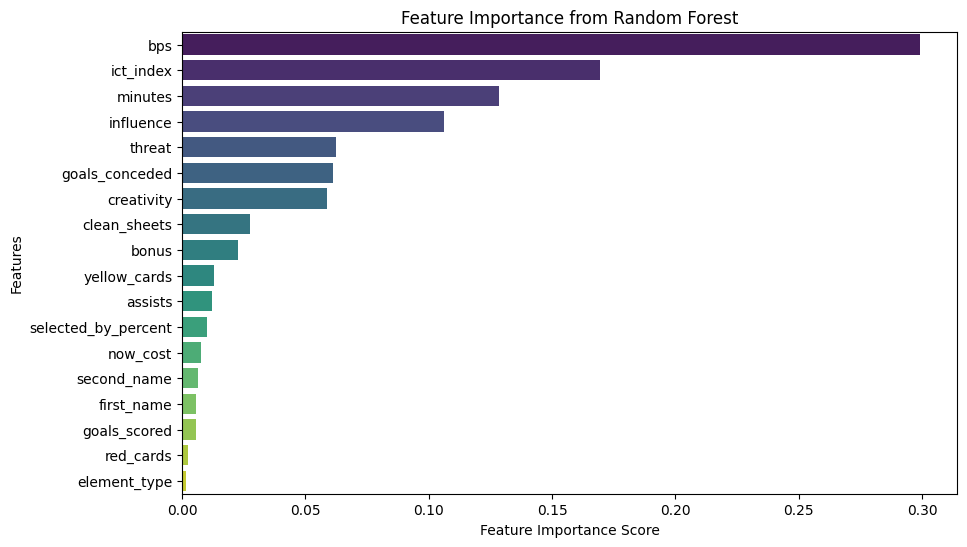

Here is the Python script that generated this plot:
import pandas as pd
from sklearn.model_selection import train_test_split
from sklearn.preprocessing import StandardScaler, LabelEncoder
from sklearn.ensemble import RandomForestClassifier
from sklearn.metrics import accuracy_score, precision_score, recall_score, f1_score, roc_auc_score, classification_report, confusion_matrix
import xgboost as xgb
import optuna
import matplotlib.pyplot as plt
import seaborn as sns
import joblib

# Load dataset
data = pd.read_csv("Models/fpl_players.csv")

# Preprocessing: Drop missing values
data.dropna(inplace=True)

# Encode categorical features
label_encoders = {}
categorical_features = data.select_dtypes(include=['object']).columns
for col in categorical_features:
    le = LabelEncoder()
    data[col] = le.fit_transform(data[col])
    label_encoders[col] = le

# Define target variable (binary classification: high vs. low performer)
median_points = data['total_points'].median()
data['high_performer'] = (data['total_points'] >= median_points).astype(int)

# Select features
features = [col for col in data.columns if col not in ['total_points', 'high_performer']]
X = data[features]
y = data['high_performer']

# Standardize numerical features
scaler = StandardScaler()
X_scaled = scaler.fit_transform(X)

# Split dataset
X_train, X_test, y_train, y_test = train_test_split(X_scaled, y, test_size=0.2, random_state=42)

# 🔍 Feature Importance using Random Forest
rf = RandomForestClassifier(n_estimators=100, random_state=42)
rf.fit(X_train, y_train)
feature_importances = pd.Series(rf.feature_importances_, index=features).sort_values(ascending=False)

# Plot Feature Importance
plt.figure(figsize=(10, 6))
sns.barplot(x=feature_importances.values, y=feature_importances.index, palette="viridis")
plt.xlabel("Feature Importance Score")
plt.ylabel("Features")
plt.title("Feature Importance from Random Forest")
plt.show()

# Select top N features based on importance (adjust as needed)
top_features = feature_importances.index[:10]  # Top 10 most important features
X_train = X_train[:, :10]
X_test = X_test[:, :10]

# Define the Optuna objective function
def objective(trial):
    params = {
        "n_estimators": trial.suggest_int("n_estimators", 200, 600, step=50),
        "learning_rate": trial.suggest_float("learning_rate", 0.005, 0.1, log=True),
        "max_depth": trial.suggest_int("max_depth", 3, 6),
        "min_child_weight": trial.suggest_int("min_child_weight", 1, 10),
        "subsample": trial.suggest_float("subsample", 0.5, 0.9),
        "colsample_bytree": trial.suggest_float("colsample_bytree", 0.5, 0.9),
        "reg_lambda": trial.suggest_float("reg_lambda", 1e-3, 10.0, log=True),
        "reg_alpha": trial.suggest_float("reg_alpha", 1e-3, 10.0, log=True),
    }
    model = xgb.XGBClassifier(**params, eval_metric="logloss", random_state=42, use_label_encoder=False)
    model.fit(X_train, y_train, eval_set=[(X_test, y_test)], verbose=False)
    y_pred_proba = model.predict_proba(X_test)[:, 1]
    return roc_auc_score(y_test, y_pred_proba)

# Hyperparameter tuning with Optuna
print("Starting hyperparameter optimization with Optuna...")
study = optuna.create_study(direction="maximize")
study.optimize(objective, n_trials=50)

# Train final model with best hyperparameters
print("Training final model with best hyperparameters...")
final_model = xgb.XGBClassifier(**study.best_params, eval_metric="logloss", random_state=42, use_label_encoder=False)
final_model.fit(X_train, y_train)

# Model evaluation
y_pred = final_model.predict(X_test)
y_pred_proba = final_model.predict_proba(X_test)[:, 1]
accuracy = accuracy_score(y_test, y_pred)
precision = precision_score(y_test, y_pred)
recall = recall_score(y_test, y_pred)
f1 = f1_score(y_test, y_pred)
roc_auc = roc_auc_score(y_test, y_pred_proba)
conf_matrix = confusion_matrix(y_test, y_pred)

# Print performance metrics
print("\nModel Performance:")
print(f"Accuracy: {accuracy:.4f}")
print(f"Precision: {precision:.4f}")
print(f"Recall: {recall:.4f}")
print(f"F1 Score: {f1:.4f}")
print(f"ROC-AUC Score: {roc_auc:.4f}")
print("\nClassification Report:\n", classification_report(y_test, y_pred))

# Plot confusion matrix
plt.figure(figsize=(8, 6))
sns.heatmap(conf_matrix, annot=True, fmt='d', cmap='Blues', 
            xticklabels=['Low Points', 'High Points'],
            yticklabels=['Low Points', 'High Points'])
plt.ylabel('Actual')
plt.xlabel('Predicted')
plt.title('Confusion Matrix')
plt.show()


model_path = f"Xai/xgb_model_feature_imp.pkl"
joblib.dump({
    'model': final_model,
    'scaler': scaler,
    'label_encoders': label_encoders,
    'features': top_features.tolist(),
    'hyperparameters': study.best_params,
    'median_points': median_points
}, model_path)

print(f"\nModel saved to {model_path}")
